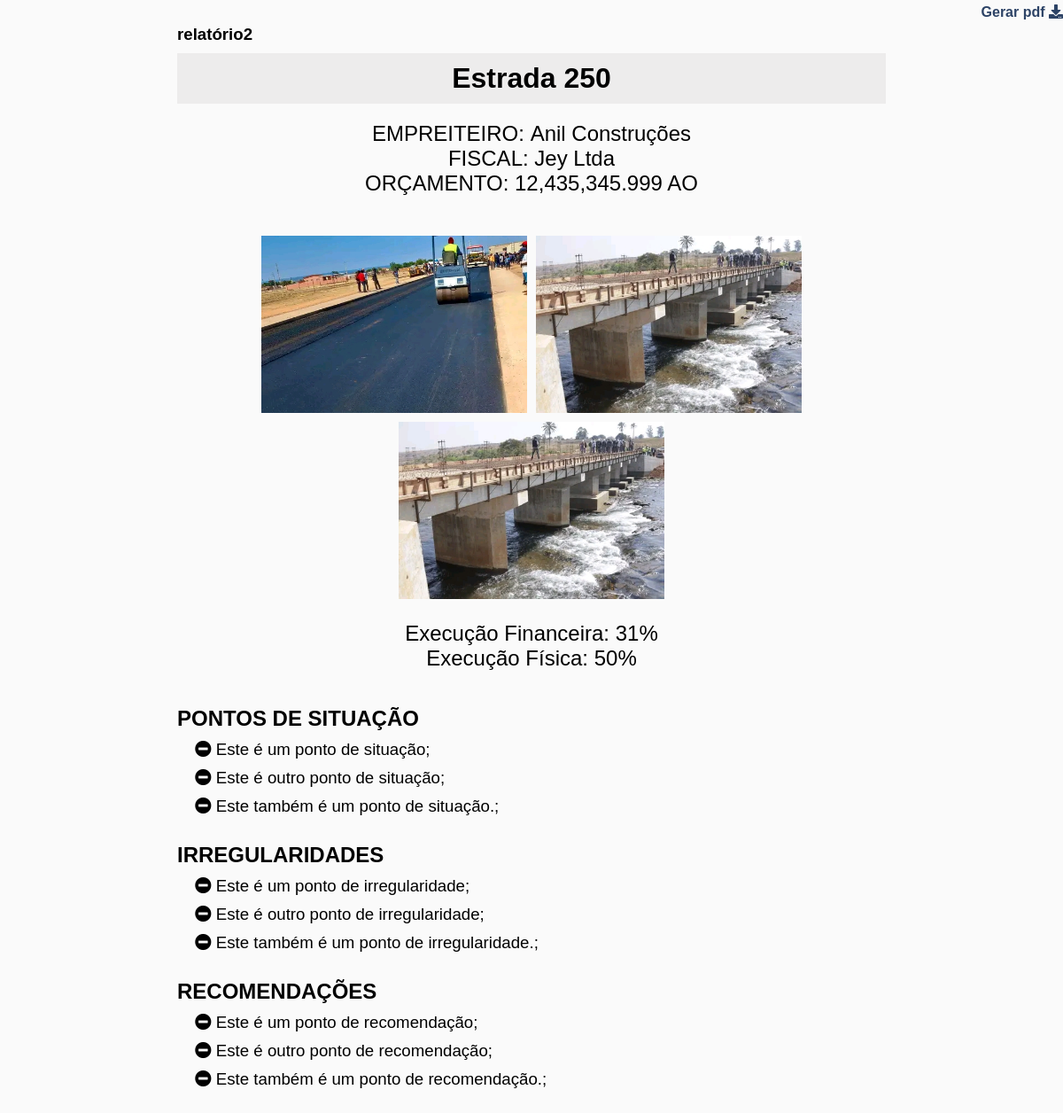
The app's page /relato.php?id_relatorio=8&id_obra=22 (signed in) with its own data.
### tables this page shows
CREATE TABLE IF NOT EXISTS `relatorio` (
  `id` int(11) NOT NULL AUTO_INCREMENT,
  `nome` varchar(10) DEFAULT NULL,
  `ponto_situacao` varchar(255) DEFAULT NULL,
  `irregularidades` varchar(255) DEFAULT NULL,
  `recomendacoes` varchar(255) DEFAULT NULL,
  `exec_financeira` int(11) DEFAULT NULL,
  `exec_fisica` int(11) DEFAULT NULL,
  `fk_obra_id` int(11) DEFAULT NULL,
  PRIMARY KEY (`id`),
  KEY `FK_relatorio_2` (`fk_obra_id`)
);

CREATE TABLE IF NOT EXISTS `obra` (
  `duracao` smallint(6) DEFAULT NULL,
  `nome` varchar(50) DEFAULT NULL,
  `orcamento` varchar(32) DEFAULT NULL,
  `id` int(11) NOT NULL AUTO_INCREMENT,
  `estado` varchar(50) DEFAULT NULL,
  `fk_fiscalizacao_id` int(11) DEFAULT NULL,
  `fk_costrucao_id` int(11) DEFAULT NULL,
  PRIMARY KEY (`id`),
  KEY `FK_obra_2` (`fk_fiscalizacao_id`),
  KEY `FK_obra_3` (`fk_costrucao_id`)
);

CREATE TABLE IF NOT EXISTS `empresas` (
  `categoria` varchar(50) DEFAULT NULL,
  `numero_cadastro` varchar(50) DEFAULT NULL,
  `ano` date DEFAULT NULL,
  `nome` varchar(50) DEFAULT NULL,
  `id` int(11) NOT NULL AUTO_INCREMENT,
  PRIMARY KEY (`id`)
);

CREATE TABLE IF NOT EXISTS `imagens` (
  `id` int(11) NOT NULL AUTO_INCREMENT,
  `nome` varchar(50) DEFAULT NULL,
  `fk_obra_id` int(11) DEFAULT NULL,
  `fk_usuario_id` int(11) DEFAULT NULL,
  `fk_relatorio_id` int(11) DEFAULT NULL,
  PRIMARY KEY (`id`),
  KEY `FK_imagens_2` (`fk_obra_id`),
  KEY `FK_imagens_3` (`fk_relatorio_id`),
  KEY `FK_imagens_4` (`fk_usuario_id`)
);

### Classes/Gabinete.php (called while the page is built, shortened)
<?php
Class Gabinete{
    private $pdo;
    public function __construct(){
      try{
        $host='localhost';
        $porta= '3308';
        $dbname='gabinete';
        $user='root';
        $senha='';
        $this->pdo = new PDO('mysql:host='.$host.';port='.$porta.';dbname='.$dbname,$user,$senha);
        } catch (PDOException $e){
        echo " erro de banco de dados: ".$e->getMessage();
        exit();
        }
        catch(Exception $e){
          echo " erro genérico  : ".$e->getMessage();
          exit();
        }
      }
      public function buscar_Uma_obra($id){
        $cmd=$this->pdo->prepare("SELECT * FROM obra WHERE id=:id " );
        $cmd->bindValue(":id",$id);
        $cmd->execute();
        if ( $cmd->rowCount()>0) {
          $dados=$cmd->fetch(PDO::FETCH_ASSOC);
        }
        else {
          $dados=array();
        }
        return $dados;
      }
      public function buscar_Uma_empresa($id){
        $cmd=$this->pdo->prepare("SELECT * FROM empresas WHERE id=:id " );
        $cmd->bindValue(":id",$id);
        $cmd->execute();
        if ( $cmd->rowCount()>0) {
          $dados=$cmd->fetch(PDO::FETCH_ASSOC);
        }
        else {
          $dados=array();
        }
        return $dados;
      }
      public function buscar_Um_relatorio($id){
        $cmd=$this->pdo->prepare("SELECT * FROM relatorio WHERE id=:id " );
        $cmd->bindValue(":id",$id);
        $cmd->execute();
        if ( $cmd->rowCount()>0) {
          $dados=$cmd->fetch(PDO::FETCH_ASSOC);
        }
        else {
          $dados=array();
        }
        return $dados;
      }
      public function buscar_Relatorio_imagens($id){
        $cmd=$this->pdo->prepare("SELECT * FROM imagens WHERE fk_relatorio_id=:id " );
        $cmd->bindValue(":id",$id);
        $cmd->execute();
        if ( $cmd->rowCount()>0) {
          $dados=$cmd->fetchAll(PDO::FETCH_ASSOC);
        }
        else {
          $dados=array();
        }
        return $dados;
      }
      }

### relato.php (the view, shortened to what this page needs)
<?php
 include 'Classes/Gabinete.php';
 $p=new Gabinete();
 if(isset($_GET['id_relatorio']) && isset($_GET['id_obra'])){
    $id_obra=addslashes($_GET['id_obra']);
    $id_relatorio= addslashes($_GET['id_relatorio']);
    $obra=$p->buscar_Uma_obra($id_obra);
    $relatorio=$p->buscar_Um_relatorio($id_relatorio);
        $id_fiscal= $obra['fk_fiscalizacao_id'];
        $id_const= $obra['fk_costrucao_id'];
        $fiscal=$p->buscar_Uma_empresa($id_fiscal);
        $construtor=$p->buscar_Uma_empresa($id_const);
    $foto_obra=$p->buscar_Relatorio_imagens($id_relatorio);
 }
?>
<!DOCTYPE html>
<html lang="en">
<head>
    <link rel="stylesheet" href="Css/relatorio.css">
    <link rel="stylesheet" href="Css/assets/fontawesome/css/all.min.css">
</head>
<body>
    <a href="pdf-relatorio.php?id_relatorio=<?= $id_relatorio ?>&id_obra=<?= $id_obra ?>">Gerar pdf  <i class="fa fa-download"></i></a>
    <h4 style="width: 800px; margin: 0 auto; font-size:14pt;"><?= $relatorio['nome'] ?></h4>
    <h1><?= $obra['nome'] ?></h1>
    <div class="detalhes-obra">
        <h2>EMPREITEIRO: <span><?= $construtor['nome']; ?></span></h2>
        <h2>FISCAL: <span><?=  $fiscal['nome'] ?></span></h2>
        <h2>ORÇAMENTO: <span><?=  $obra['orcamento'].' AO' ?></span></h2>
    </div>
    <div class="imagens-obra">
    <?php
        $foto_obra=$p->buscar_Relatorio_imagens($id_relatorio);
        foreach ($foto_obra as $foto) {
            ?>
            <div class="imagem">
                <img src="imagens/<?=$foto['nome']?>" alt="">
            </div>
            <?php
        }
        ?>
    </div>
    <div class="detalhes-obra">
        <h2>Execução Financeira: <span><?= $relatorio['exec_financeira'].'%' ?></span></h2>
        <h2>Execução Física: <span><?= $relatorio['exec_fisica'].'%' ?></span></h2>
    </div>
    <?php
      $pontos_de_situacao=explode(';', $relatorio['ponto_situacao']);
      $recomendacoes=explode(';', $relatorio['recomendacoes']);
      $irregularidades=explode(';', $relatorio['irregularidades']);
    ?>
    <div class="pontos">
        <h2>Pontos de Situação</h2>
        <?php
        foreach ($pontos_de_situacao as $ponto) {
            ?>
            <h4><i class="fa fa-minus-circle"></i> <?= $ponto ?>;</h4>
            <?php
        }
        ?>
    </div>
    <div class="pontos">
        <h2>Irregularidades</h2>
        <?php
        foreach ($irregularidades as $irregularidade) {
            ?>
            <h4><i class="fa fa-minus-circle"></i> <?= $irregularidade ?>;</h4>
            <?php
        }
        ?>
    </div>
    <div class="pontos">
        <h2>Recomendações</h2>
        <?php
        foreach ($recomendacoes as $recomend) {
            ?>
            <h4><i class="fa fa-minus-circle"></i> <?= $recomend ?>;</h4>
            <?php
        }
        ?>
    </div>
</body>
</html>

### Css/relatorio.css (style rules this page uses)
* { padding: 0; margin: 0; font-family: sans-serif; box-sizing: border-box; text-decoration: none !important; }
body { background-color: rgb(250, 250, 250); }
a { margin: 5px auto; color: #2d4366; font-weight: bold; display: block; text-align: end; }
h1 { text-align: center; background-color: rgba(185, 181, 181, 0.2); padding: 10px; margin: 10px auto; }
h1, .imagens-obra, .pontos { width: 800px; }
.detalhes-obra { text-align: center; margin: 20px 20px 40px 20px; }
.detalhes-obra h2 { font-family: Arial, Helvetica, sans-serif; font-weight: 200; }
.imagens-obra { display: flex; flex-flow: row wrap; justify-content: center; text-align: center; margin: 20px auto; }
.imagens-obra .imagem { display: inline-block; width: 300px; height: 200px; margin: 5px; }
.imagens-obra .imagem img { width: 300px; height: 200px; }
.pontos { margin: 30px auto; }
.pontos h2 { text-transform: uppercase; }
.pontos h4 { font-family: arial; margin: 10px 20px; font-size: 14pt; font-weight: 400; }

### records on screen
relatorio: nome "relatório2", exec_financeira "31", exec_fisica "50", ponto_situacao "Este é um ponto de situação", ponto_situacao "Este é outro ponto de situação", ponto_situacao "Este também é um ponto de situação.", irregularidades "Este é um ponto de irregularidade", irregularidades "Este é outro ponto de irregularidade", irregularidades "Este também é um ponto de irregularidade.", recomendacoes "Este é um ponto de recomendação", recomendacoes "Este é outro ponto de recomendação", recomendacoes "Este também é um ponto de recomendação."
obra: nome "Estrada 250", orcamento "12,435,345.999"
empresas: nome "Anil Construções"
empresas: nome "Jey Ltda"
imagens: nome (picture)
imagens: nome (picture)
imagens: nome (picture)
